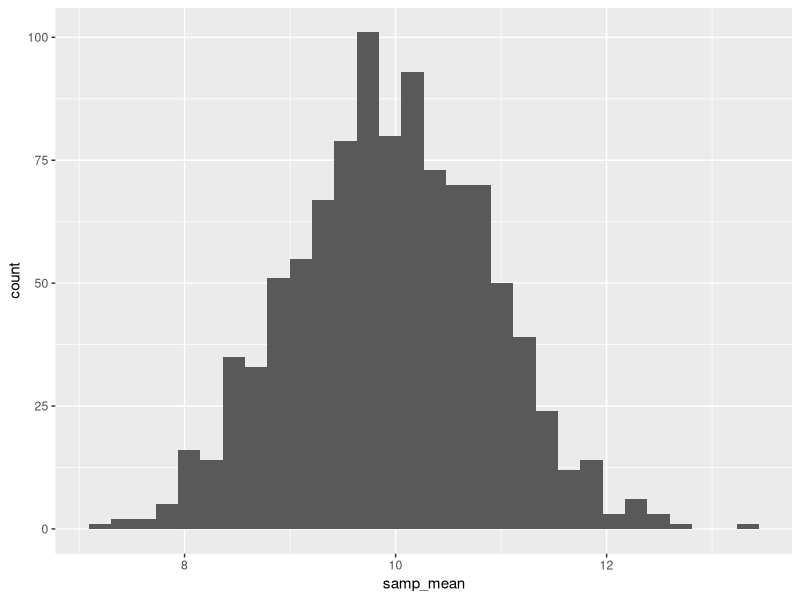
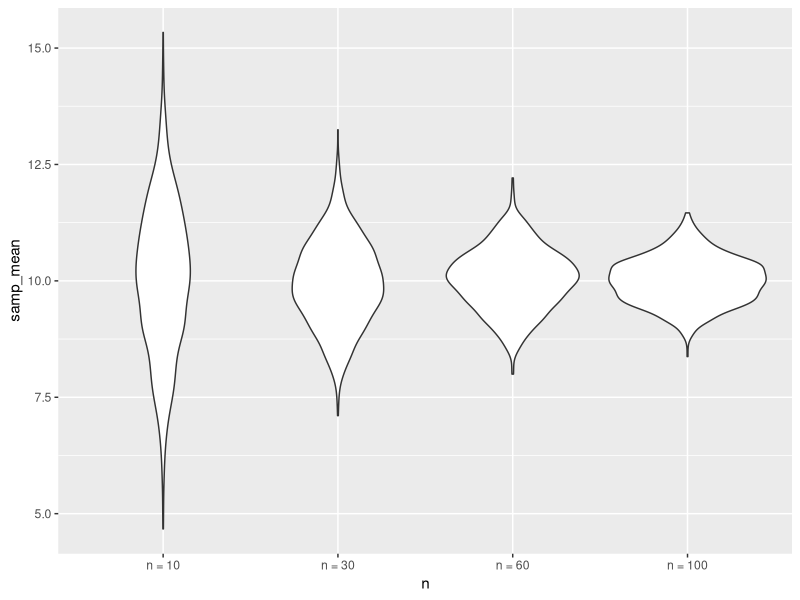
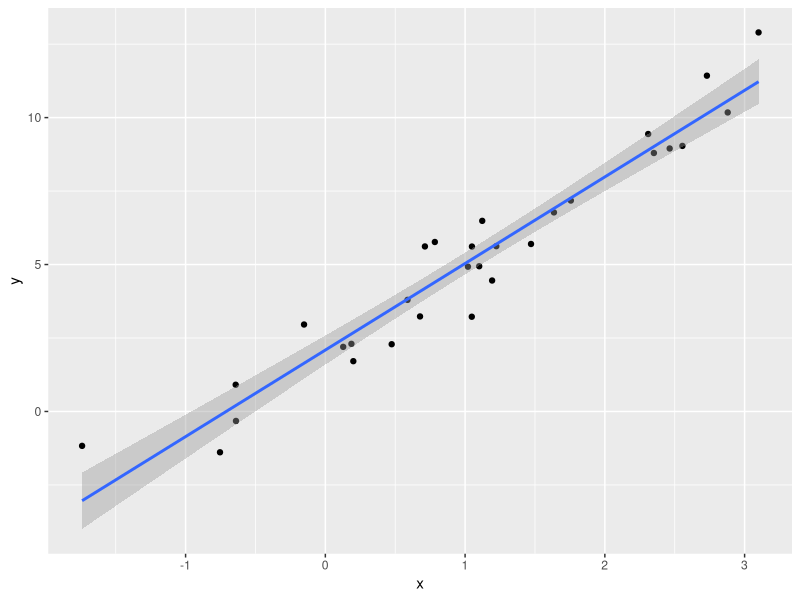
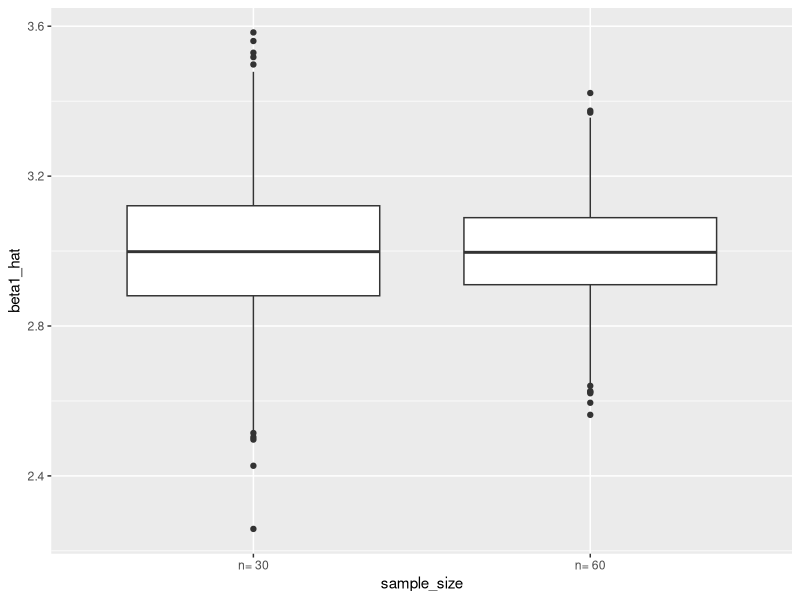
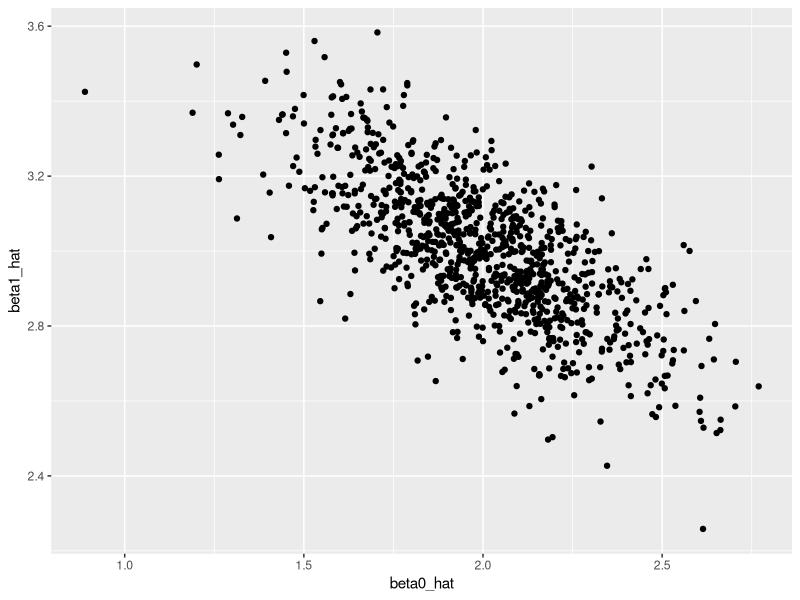

Write R code to recreate these figures, in order.
## ---- chunk 1
library(tidyverse)
set.seed(1031)
## ---- chunk 2
sim_mean_sd= function(samp_size, true_mean=10, true_sd=5) {
  
  sim_df=
  tibble(
    x=rnorm(samp_size,true_mean,true_sd)
  )

out_df=
  sim_df |> 
  summarize(
    samp_mean= mean(x),
    samp_sd= sd(x)
  )

return(out_df)

}
sim_mean_sd(samp_size=30, true_mean=4, true_sd=12)

sim_mean_sd(true_mean=4, true_sd=12, samp_size=30)

sim_mean_sd(30,16,2)

## ---- chunk 3
sim_mean_sd(30)
## ---- chunk 4
output=vector("list", 1000)

for (i in 1:1000) {
  output[[i]]=sim_mean_sd(30)
  
}


bind_rows(output) 

bind_rows(output) |> 
  summarize(
    ave_samp_mean=mean(samp_mean),
    SE_samp_mean=sd(samp_mean)
  )

## ---- chunk 5
sim_res=
  tibble(
    iter=1:1000
  ) |> 
  mutate(samp_res=map(iter,sim_mean_sd, samp_size=30)) |> 
  unnest(samp_res)
## ---- chunk 6
sim_res=
  expand_grid(
    n=c(10,30,60,100),
    iter= 1:1000
  ) |> 
  mutate(samp_res=map(n, sim_mean_sd )) |> 
  unnest(samp_res)
## ---- chunk 7
sim_res |> 
  group_by(n) |> 
  summarize(
    se=sd(samp_mean)
  )
## ---- chunk 8
sim_res |> 
  filter(n==30) |> 
  ggplot(aes(x=samp_mean)) +
  geom_histogram()

sim_res |> 
  mutate(
    n=str_c("n = ", n),
    n=fct_inorder(n)) |> 
  ggplot(aes(x=n, y=samp_mean)) + 
  geom_violin()
## ---- chunk 9
sim_data=
  tibble(
    x= rnorm(30, mean=1, sd=1),
    y=2+3*x + rnorm(30,0,1)
  )

lm_fit=lm(y~x, data =sim_data )

sim_data |> 
  ggplot(aes(x=x, y=y)) +
  geom_point() +
  stat_smooth(method= "lm")
## ---- chunk 10
sim_regression=function(n){
  sim_data=
  tibble(
    x= rnorm(n, mean=1, sd=1),
    y=2+3*x + rnorm(n,0,1)
  )

lm_fit=lm(y~x, data =sim_data )

out_df=
  tibble(
    beta0_hat=coef(lm_fit)[1],
    beta1_hat=coef(lm_fit)[2]
  )
return(out_df)
  
} 

sim_res=
  expand_grid(
    sample_size=c(30,60),
    iter= 1:1000
  ) |> 
  mutate(lm_res = map(sample_size, sim_regression)) |> 
  unnest(lm_res)

sim_res |> 
  mutate(sample_size=str_c("n= ", sample_size)) |> 
  ggplot(aes(x=sample_size, y=beta1_hat)) +
  geom_boxplot()

sim_res |> 
  filter(sample_size== 30) |> 
  ggplot(aes(x=beta0_hat, y=beta1_hat)) +
  geom_point()
  
## ---- chunk 11
bday_sim= function(n) {
  
  bdays= sample(1:365, size=n, replace = TRUE)

  duplicate= length(unique(bdays))<n
  
  return(duplicate)
  
}
bday_sim(10)

